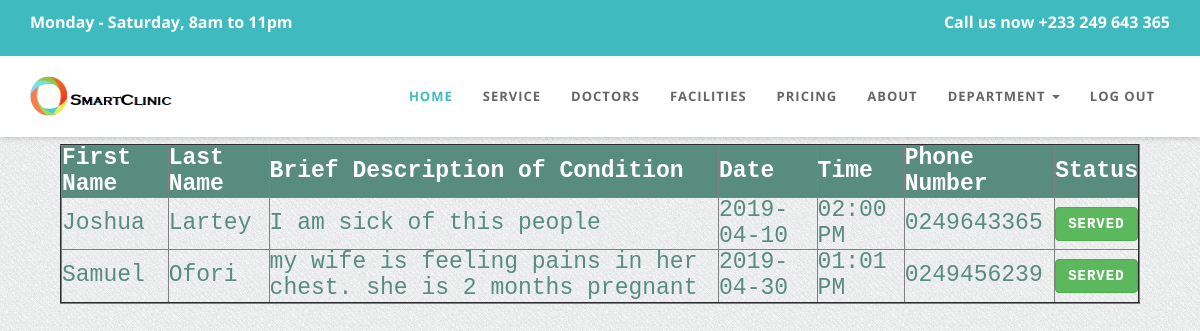
/Backend/gynecological.php, run on the app's committed database.
### tables this page shows
CREATE TABLE `appointment` (
  `fname` varchar(1000) NOT NULL,
  `lname` varchar(1000) NOT NULL,
  `pNum` varchar(10) NOT NULL,
  `app_message` varchar(10000) NOT NULL,
  `email` varchar(100) NOT NULL,
  `app_time` time(3) NOT NULL,
  `app_date` date NOT NULL,
  `department` varchar(100) NOT NULL,
  `client_id` int(255) NOT NULL,
  `app_id` int(255) NOT NULL
);

### Backend/gynecological.php (the view, shortened to what this page needs)
<!DOCTYPE html>
<html lang="en">
<head>
  <link href="css/bootstrap.min.css" rel="stylesheet" type="text/css">
  <link href="font-awesome/css/font-awesome.min.css" rel="stylesheet" type="text/css" />
  <link rel="stylesheet" type="text/css" href="plugins/cubeportfolio/css/cubeportfolio.min.css">
  <link href="css/nivo-lightbox.css" rel="stylesheet" />
  <link href="css/nivo-lightbox-theme/default/default.css" rel="stylesheet" type="text/css" />
  <link href="css/owl.carousel.css" rel="stylesheet" media="screen" />
  <link href="css/owl.theme.css" rel="stylesheet" media="screen" />
  <link href="css/animate.css" rel="stylesheet" />
  <link href="css/style.css" rel="stylesheet">
  <link id="bodybg" href="bodybg/bg1.css" rel="stylesheet" type="text/css" />
  <link id="t-colors" href="color/default.css" rel="stylesheet">
</head>
<body id="page-top" data-spy="scroll" data-target=".navbar-custom" >
  <div id="wrapper">
    <nav class="navbar navbar-custom navbar-fixed-top" role="navigation">
      <div class="top-area">
        <div class="container">
          <div class="row">
            <div class="col-sm-6 col-md-6">
              <p class="bold text-left">Monday - Saturday, 8am to 11pm </p>
            </div>
            <div class="col-sm-6 col-md-6">
              <p class="bold text-right">Call us now +233 249 643 365</p>
            </div>
          </div>
        </div>
      </div>
      <div class="container navigation">
        <div class="navbar-header page-scroll">
          <a class="navbar-brand" href="index-2.php">
                    <img src="img/logo.png" alt="" width="150" height="40" />
                </a>
        </div>
        <div class="collapse navbar-collapse navbar-right navbar-main-collapse">
          <ul class="nav navbar-nav">
            <li class="active"><a href="index-2.php">Home</a></li>
            <li><a href="index-2.php#service">Service</a></li>
            <li><a href="index-2.php#doctor">Doctors</a></li>
            <li><a href="index-2.php#facilities">Facilities</a></li>
            <li><a href="index-2.php#pricing">Pricing</a></li>
            <li><a href="#about">About</a></li>
            <li class="dropdown">
          <a href="#" class="dropdown-toggle" data-toggle="dropdown" role="button" aria-expanded="false">Department <span class="caret"></span></a>
        </li>
            <li><a href="index.php">Log out</a></li>
          </ul>
        </div>
      </div>
    </nav>
      </div>
      <div class="sticky-top">
    <?php
$username = "root";
$password = "";
$database = "smartclinic";
$mysqli = new mysqli("localhost", $username, $password, $database);
$query = "SELECT app_id,fname, lname, app_message,app_date, TIME_FORMAT(app_time, '%h:%i %p')app_time,pNum FROM appointment WHERE department='Gyaenacology'ORDER BY app_date ASC, app_time ASC";
echo '<table border="2" align="center">
      <tr>
          <th>First Name </th>
          <th>Last Name </th>
          <th>Brief Description of Condition</th>
          <th>Date</th>
          <th>Time</th>
          <th>Phone Number</th>
         <th>Status</th>
      </tr>';
if ($result = $mysqli->query($query)) {
    while ($row = $result->fetch_assoc()) {
       $app_id = $row["app_id"];
        $fname = $row["fname"];
        $lname = $row["lname"];
        $pNum = $row["pNum"];
        $app_time = $row["app_time"];
        $app_date = $row["app_date"];
        $app_message = $row["app_message"];
        echo '<tr>
                  <td>'.$fname.'</td>
                  <td>'.$lname.'</td>
                  <td>'.$app_message.'</td>
                  <td>'.$app_date.'</td>
                  <td>'.$app_time.'</td>
                  <td>'.$pNum.'</td>
                  <td><a href="delete.php?app_id='. $app_id . '&page=5" class="btn btn-success" role="button">Served</a></td>
              </tr>';
    }
}
?>
</div>
</body>
</html>

### Backend/css/style.css (style rules this page uses)
body { width: 100%; height: 100%; font-family: 'Open Sans', sans-serif; font-weight: 300; color: #666; background-color: #ddd; font-size: 16px; line-height: 1.6em; }
html { width: 100%; height: 100%; }
p { margin: 0 0 20px; }
p.bold { font-weight: 700; }
a { color: #666; -webkit-transition: all .2s ease-in-out; -moz-transition: all .2s ease-in-out; transition: all .2s ease-in-out; }
.top-area { -webkit-transition: all .4s ease-in-out; -moz-transition: all .4s ease-in-out; transition: all .4s ease-in-out; width: 100%; color: #fff; padding-top: 10px; padding-bottom: 10px; }
.top-area p { margin-bottom: 10px; }
.navbar-brand { padding-top: 15px; margin-top: 5px; padding-bottom: 0; }
.navbar.navbar-custom { width: inherit; margin: 0 auto; padding-bottom:0; box-shadow: 0 0 3px rgba(0,0,0,0.12); box-shadow: 0 1px 6px rgba(0,0,0,.2); -webkit-box-shadow: 0 1px 6px rgba(0,0,0,.2); -moz-box-shadow: 0 1px 6px rgba(0,0,0,.2); -o-box-shadow: 0 1px 6px rgba(0,0,0,.2); }
.navbar.navbar-custom .navigation { padding-bottom: 15px; }
.navbar { margin-bottom: 0; border-bottom: 1px solid rgba(255,255,255,.3); }
.navbar-brand { font-weight: 700; }
.navbar.navbar-custom.navbar-fixed-top { background: #fff; }
.navbar.navbar-custom { padding-top: 0; }
.navbar.navbar-custom ul.nav.navbar-nav { margin-top: 15px; -webkit-transition: all .4s ease-in-out; -moz-transition: all .4s ease-in-out; transition: all .4s ease-in-out; }
.navbar-custom ul.nav li a { font-size: 13px; letter-spacing: 1px; color: #666; text-transform: uppercase; font-weight: 700; background: transparent; }
.navbar-custom.navbar-fixed-top .nav li a:hover, .navbar-custom.navbar-fixed-top .nav li a:focus, .navbar-custom.navbar-fixed-top .nav li.active a, .navbar-custom.navbar-fixed-top .nav li.active { outline: 0; background: none; }
.btn { position: relative; display: inline-block; outline: none; color: #fff; text-decoration: none; text-transform: uppercase; letter-spacing: 1px; font-weight: 400; text-shadow: 0 0 1px rgba(255,255,255,0.3); font-size: 14px; font-weight: 700; }

### Backend/bodybg/bg1.css (style rules this page uses)
body { background: url(../img/bodybg/bg1.png) repeat left top; }

### Backend/color/default.css (style rules this page uses)
.top-area { background: #3fbbc0; }
.navbar-custom.top-nav-collapse .nav li a:hover, .navbar-custom .nav li a:hover, .navbar-custom .nav li.active a,.navbar-custom.top-nav-collapse .nav li.active a { color: #3fbbc0; }

### Backend/gynecological.php (style rules this page uses)
table { padding-top: 60px; border-collapse: collapse; width:90%; color: #588c7e; font-family: monospace; font-size: 23px; margin-bottom: 5%; margin-top:12%; text-align: left; }
th { background-color: #588c7e; color: white; }

### data on the page
appointment: fname "Joshua", lname "Lartey", app_message "I am sick of this people", app_date "2019-04-10", app_time "02:00 PM", pNum "0249643365"
appointment: fname "Samuel", lname "Ofori", app_message "my wife is feeling pains in her chest. she is 2 months pregnant", app_date "2019-04-30", app_time "01:01 PM", pNum "0249456239"
